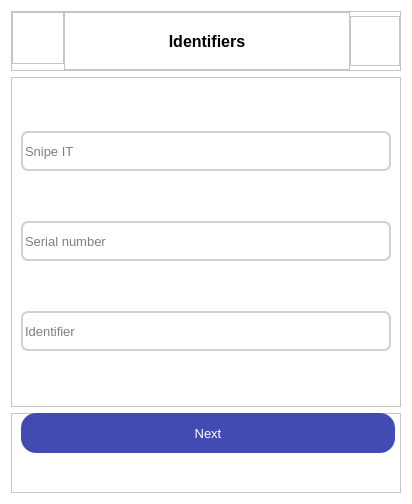
<?xml version="1.0" encoding="UTF-8"?>
<ui version="4.0">
    <class>Dialog</class>
    <widget class="QDialog" name="Dialog">
        <property name="geometry">
            <rect>
                <x>0</x>
                <y>0</y>
                <width>412</width>
                <height>504</height>
            </rect>
        </property>
        <property name="windowTitle">
            <string>Dialog</string>
        </property>
        <property name="styleSheet">
            <string notr="true">background-color: white</string>
        </property>
        <layout class="QVBoxLayout" name="verticalLayout">
            <item>
                <widget class="QFrame" name="frame">
                    <property name="sizePolicy">
                        <sizepolicy hsizetype="Preferred" vsizetype="Minimum">
                            <horstretch>0</horstretch>
                            <verstretch>0</verstretch>
                        </sizepolicy>
                    </property>
                    <property name="minimumSize">
                        <size>
                            <width>0</width>
                            <height>60</height>
                        </size>
                    </property>
                    <property name="frameShape">
                        <enum>QFrame::StyledPanel</enum>
                    </property>
                    <property name="frameShadow">
                        <enum>QFrame::Raised</enum>
                    </property>
                    <layout class="QHBoxLayout" name="horizontalLayout">
                        <property name="spacing">
                            <number>0</number>
                        </property>
                        <property name="leftMargin">
                            <number>0</number>
                        </property>
                        <property name="topMargin">
                            <number>0</number>
                        </property>
                        <property name="rightMargin">
                            <number>0</number>
                        </property>
                        <property name="bottomMargin">
                            <number>0</number>
                        </property>
                        <item alignment="Qt::AlignLeft|Qt::AlignTop">
                            <widget class="QFrame" name="frame_3">
                                <property name="sizePolicy">
                                    <sizepolicy hsizetype="Minimum" vsizetype="Preferred">
                                        <horstretch>0</horstretch>
                                        <verstretch>0</verstretch>
                                    </sizepolicy>
                                </property>
                                <property name="minimumSize">
                                    <size>
                                        <width>50</width>
                                        <height>0</height>
                                    </size>
                                </property>
                                <property name="frameShape">
                                    <enum>QFrame::StyledPanel</enum>
                                </property>
                                <property name="frameShadow">
                                    <enum>QFrame::Raised</enum>
                                </property>
                                <layout class="QHBoxLayout" name="horizontalLayout_2">
                                    <property name="spacing">
                                        <number>0</number>
                                    </property>
                                    <property name="leftMargin">
                                        <number>0</number>
                                    </property>
                                    <property name="topMargin">
                                        <number>0</number>
                                    </property>
                                    <property name="rightMargin">
                                        <number>0</number>
                                    </property>
                                    <property name="bottomMargin">
                                        <number>0</number>
                                    </property>
                                    <item alignment="Qt::AlignLeft|Qt::AlignTop">
                                        <widget class="QPushButton" name="backButton">
                                            <property name="sizePolicy">
                                                <sizepolicy hsizetype="Minimum" vsizetype="Minimum">
                                                    <horstretch>0</horstretch>
                                                    <verstretch>0</verstretch>
                                                </sizepolicy>
                                            </property>
                                            <property name="minimumSize">
                                                <size>
                                                    <width>50</width>
                                                    <height>50</height>
                                                </size>
                                            </property>
                                            <property name="maximumSize">
                                                <size>
                                                    <width>50</width>
                                                    <height>50</height>
                                                </size>
                                            </property>
                                            <property name="styleSheet">
                                                <string notr="true">QPushButton {
                                                    color: white;
                                                    border: none;
                                                    border-radius: 10;
                                                    }

                                                    QPushButton:hover {
                                                    border: 2 px solid black;
                                                    background-color: rgb(227, 227, 227);
                                                    border-radius: 10;
                                                    }
                                                </string>
                                            </property>
                                            <property name="text">
                                                <string/>
                                            </property>
                                        </widget>
                                    </item>
                                </layout>
                            </widget>
                        </item>
                        <item>
                            <widget class="QFrame" name="frame_4">
                                <property name="sizePolicy">
                                    <sizepolicy hsizetype="Expanding" vsizetype="Preferred">
                                        <horstretch>0</horstretch>
                                        <verstretch>0</verstretch>
                                    </sizepolicy>
                                </property>
                                <property name="frameShape">
                                    <enum>QFrame::StyledPanel</enum>
                                </property>
                                <property name="frameShadow">
                                    <enum>QFrame::Raised</enum>
                                </property>
                                <layout class="QHBoxLayout" name="horizontalLayout_3">
                                    <property name="spacing">
                                        <number>0</number>
                                    </property>
                                    <property name="leftMargin">
                                        <number>0</number>
                                    </property>
                                    <property name="topMargin">
                                        <number>0</number>
                                    </property>
                                    <property name="rightMargin">
                                        <number>0</number>
                                    </property>
                                    <property name="bottomMargin">
                                        <number>0</number>
                                    </property>
                                    <item>
                                        <widget class="QLabel" name="title">
                                            <property name="sizePolicy">
                                                <sizepolicy hsizetype="Minimum" vsizetype="Minimum">
                                                    <horstretch>0</horstretch>
                                                    <verstretch>0</verstretch>
                                                </sizepolicy>
                                            </property>
                                            <property name="minimumSize">
                                                <size>
                                                    <width>100</width>
                                                    <height>30</height>
                                                </size>
                                            </property>
                                            <property name="font">
                                                <font>
                                                    <pointsize>12</pointsize>
                                                    <weight>75</weight>
                                                    <bold>true</bold>
                                                </font>
                                            </property>
                                            <property name="text">
                                                <string>Identifiers</string>
                                            </property>
                                            <property name="alignment">
                                                <set>Qt::AlignCenter</set>
                                            </property>
                                        </widget>
                                    </item>
                                </layout>
                            </widget>
                        </item>
                        <item>
                            <widget class="QFrame" name="frame_5">
                                <property name="sizePolicy">
                                    <sizepolicy hsizetype="Minimum" vsizetype="Minimum">
                                        <horstretch>0</horstretch>
                                        <verstretch>0</verstretch>
                                    </sizepolicy>
                                </property>
                                <property name="minimumSize">
                                    <size>
                                        <width>50</width>
                                        <height>50</height>
                                    </size>
                                </property>
                                <property name="maximumSize">
                                    <size>
                                        <width>50</width>
                                        <height>50</height>
                                    </size>
                                </property>
                                <property name="frameShape">
                                    <enum>QFrame::StyledPanel</enum>
                                </property>
                                <property name="frameShadow">
                                    <enum>QFrame::Raised</enum>
                                </property>
                            </widget>
                        </item>
                    </layout>
                </widget>
            </item>
            <item>
                <widget class="QFrame" name="frame_2">
                    <property name="sizePolicy">
                        <sizepolicy hsizetype="Preferred" vsizetype="Expanding">
                            <horstretch>0</horstretch>
                            <verstretch>0</verstretch>
                        </sizepolicy>
                    </property>
                    <property name="frameShape">
                        <enum>QFrame::StyledPanel</enum>
                    </property>
                    <property name="frameShadow">
                        <enum>QFrame::Raised</enum>
                    </property>
                    <layout class="QVBoxLayout" name="verticalLayout_2">
                        <item>
                            <widget class="QLineEdit" name="snipe_it_input">
                                <property name="minimumSize">
                                    <size>
                                        <width>0</width>
                                        <height>40</height>
                                    </size>
                                </property>
                                <property name="font">
                                    <font>
                                        <pointsize>10</pointsize>
                                    </font>
                                </property>
                                <property name="styleSheet">
                                    <string notr="true">border-radius : 7; border: 2px solid #D1D1D1</string>
                                </property>
                                <property name="text">
                                    <string/>
                                </property>
                                <property name="placeholderText">
                                    <string>Snipe IT</string>
                                </property>
                            </widget>
                        </item>
                        <item>
                            <widget class="QLineEdit" name="serial_number_input">
                                <property name="minimumSize">
                                    <size>
                                        <width>0</width>
                                        <height>40</height>
                                    </size>
                                </property>
                                <property name="font">
                                    <font>
                                        <pointsize>10</pointsize>
                                    </font>
                                </property>
                                <property name="styleSheet">
                                    <string notr="true">border-radius : 7; border: 2px solid #D1D1D1</string>
                                </property>
                                <property name="text">
                                    <string/>
                                </property>
                                <property name="placeholderText">
                                    <string>Serial number</string>
                                </property>
                            </widget>
                        </item>
                        <item>
                            <widget class="QLineEdit" name="identifier_input">
                                <property name="minimumSize">
                                    <size>
                                        <width>0</width>
                                        <height>40</height>
                                    </size>
                                </property>
                                <property name="font">
                                    <font>
                                        <pointsize>10</pointsize>
                                    </font>
                                </property>
                                <property name="styleSheet">
                                    <string notr="true">border-radius : 7; border: 2px solid #D1D1D1</string>
                                </property>
                                <property name="text">
                                    <string/>
                                </property>
                                <property name="placeholderText">
                                    <string>Identifier</string>
                                </property>
                            </widget>
                        </item>
                    </layout>
                </widget>
            </item>
            <item>
                <widget class="QFrame" name="frame_6">
                    <property name="sizePolicy">
                        <sizepolicy hsizetype="Preferred" vsizetype="Minimum">
                            <horstretch>0</horstretch>
                            <verstretch>0</verstretch>
                        </sizepolicy>
                    </property>
                    <property name="minimumSize">
                        <size>
                            <width>0</width>
                            <height>80</height>
                        </size>
                    </property>
                    <property name="frameShape">
                        <enum>QFrame::StyledPanel</enum>
                    </property>
                    <property name="frameShadow">
                        <enum>QFrame::Raised</enum>
                    </property>
                    <widget class="QPushButton" name="nextButton">
                        <property name="geometry">
                            <rect>
                                <x>10</x>
                                <y>0</y>
                                <width>374</width>
                                <height>40</height>
                            </rect>
                        </property>
                        <property name="sizePolicy">
                            <sizepolicy hsizetype="Expanding" vsizetype="Fixed">
                                <horstretch>0</horstretch>
                                <verstretch>0</verstretch>
                            </sizepolicy>
                        </property>
                        <property name="minimumSize">
                            <size>
                                <width>0</width>
                                <height>40</height>
                            </size>
                        </property>
                        <property name="font">
                            <font>
                                <pointsize>10</pointsize>
                            </font>
                        </property>
                        <property name="styleSheet">
                            <string notr="true">QPushButton {
                                border-radius: 15;
                                border: 2 px solid black;
                                background-color: #414BB2;
                                color: white
                                }

                                QPushButton:hover{
                                border-radius: 15;
                                border: 4 px solid black;
                                background-color: rgb(51, 60, 140);
                                color: white;
                                }
                            </string>
                        </property>
                        <property name="text">
                            <string>Next</string>
                        </property>
                    </widget>
                </widget>
            </item>
        </layout>
    </widget>
    <resources/>
    <connections/>
</ui>
